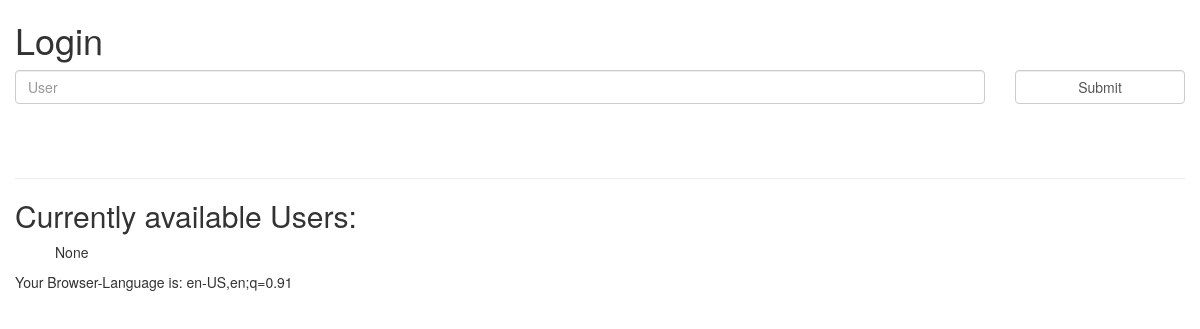
The app's page /login.php, older data.
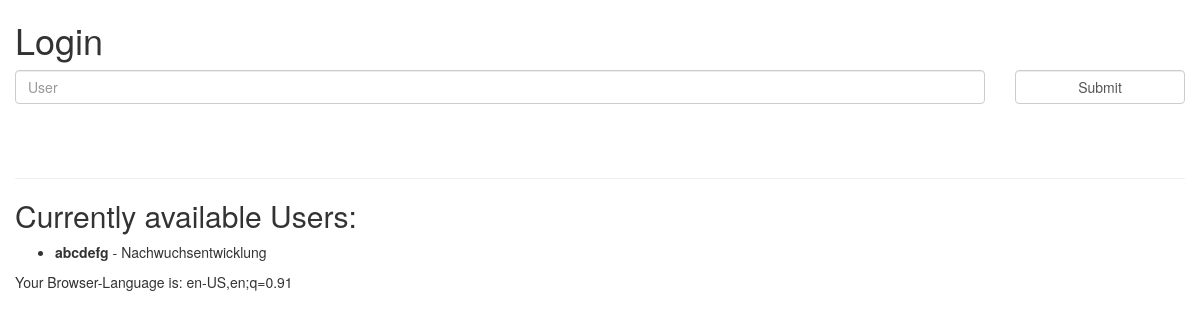
The same page, newer data.
### tables this page shows
CREATE TABLE `tb_user` (
  `ID` int(11) NOT NULL,
  `bKey` varchar(7) NOT NULL,
  `timetable` varchar(255) DEFAULT NULL,
  `lastLogin` timestamp NULL DEFAULT NULL,
  `tb_group_ID` int(11) NOT NULL,
  `firstname` varchar(255) DEFAULT NULL,
  `lastname` varchar(255) DEFAULT NULL,
  `mail` varchar(255) DEFAULT NULL,
  `deleted` tinyint(1) DEFAULT NULL,
  `language` varchar(2) DEFAULT NULL,
  `tb_semester_ID` int(11) DEFAULT NULL,
  `creationDate` timestamp NOT NULL DEFAULT CURRENT_TIMESTAMP
);

CREATE TABLE `tb_group` (
  `ID` int(11) NOT NULL,
  `name` varchar(255) NOT NULL,
  `description` varchar(255) NOT NULL,
  `prefix` varchar(3) NOT NULL
);

### login.php (the view, shortened to what this page needs)
<head>
    <link href="//netdna.bootstrapcdn.com/bootstrap/3.0.0/css/bootstrap.min.css" rel="stylesheet" id="bootstrap-css">
</head>
<body>
    <div class="container">
        <div class="row">
            <div class="col-12">
                <h1>Login</h1>
                        <?php
                            if(isset($_GET['redirect'])){
                                echo '<form id="loginForm" method="POST" action="auth.php?loginType=normal&&redirect='.$_GET['redirect'].'">';
                            } else {
                                echo '<form id="loginForm" method="POST" action="auth.php?loginType=normal">';
                            }
                        ?>
                    <div class="row">
                        <div class="col-lg-10">
                            <input class="form-control" type="text" name="username" placeholder="User" id="bKeyInForm" required autofocus/><br/>
                        </div>
                        <div class="col-lg-2">
                            <input class="form-control" type="submit"/>
                        </div>
                    </div>
                </form>
                <br/>
                <hr/>
                <h2>Currently available Users:</h2>
                <ul>
                    <?php
                        include("database/connect.php");
                        $sql = "SELECT us.bKey, gr.description FROM `tb_user` AS us
                                INNER JOIN tb_group AS gr ON us.tb_group_ID = gr.ID
                                WHERE us.`deleted` IS NULL";
                        $result = $mysqli->query($sql);
                        if ($result->num_rows > 0) {
                            while($row = $result->fetch_assoc()) {
                                echo '
                                <li>
                                    <b style="cursor: pointer;" class="autofillForm">'.$row['bKey'].'</b> - '.$row['description'].'
                                </li>
                                ';
                            }
                        } else {
                            echo "None";
                        }
                    ?>
                </ul>
                <p>
                    Your Browser-Language is: <?php echo print_r($_SERVER['HTTP_ACCEPT_LANGUAGE']); ?>
                </p>
            </div>
        </div>
    </div>
</body>

Row changes from the older to the newer data that the page shows:
added tb_user: bKey "abcdefg", tb_group_ID.description "Nachwuchsentwicklung"
Text that changed along with them:
text no longer shown: "None"
